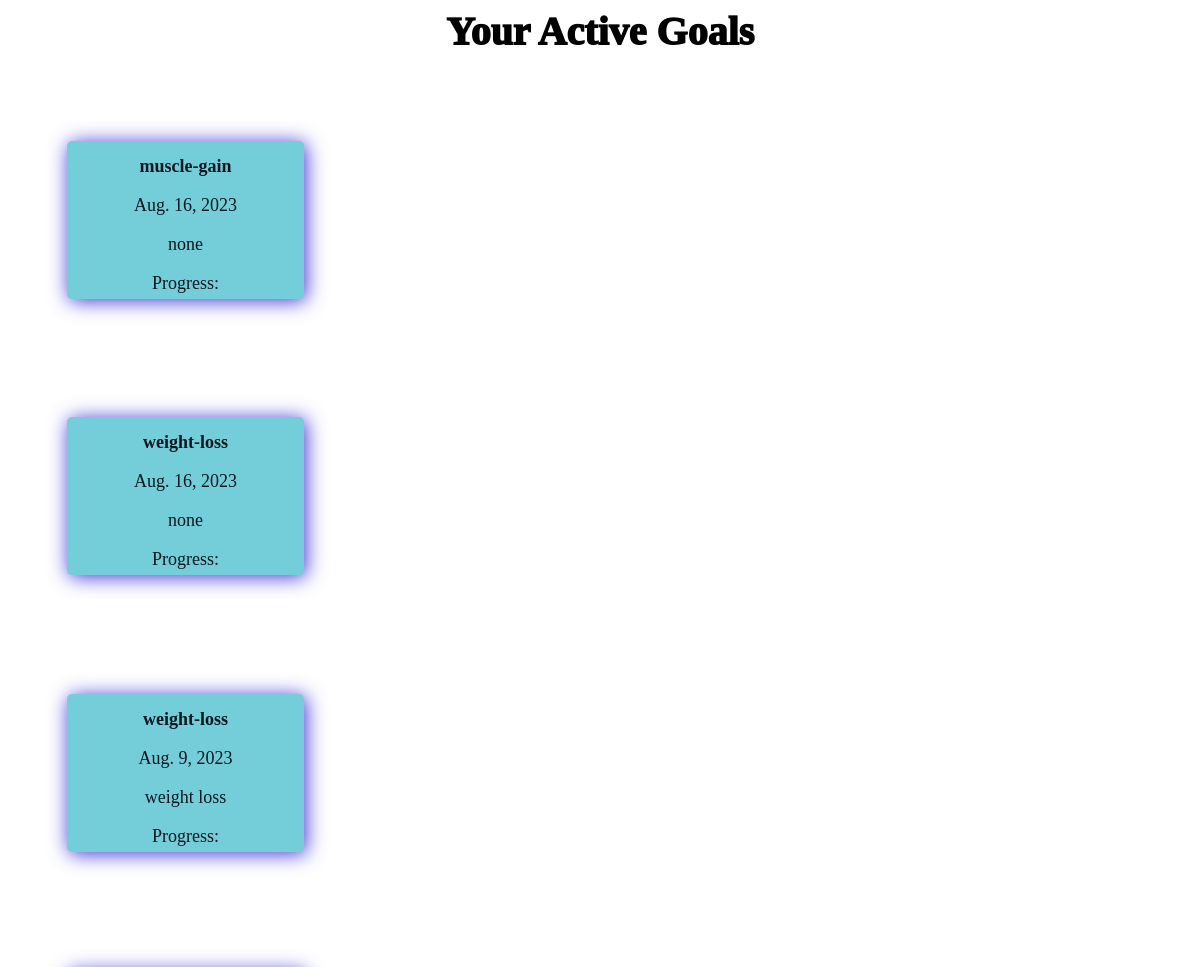
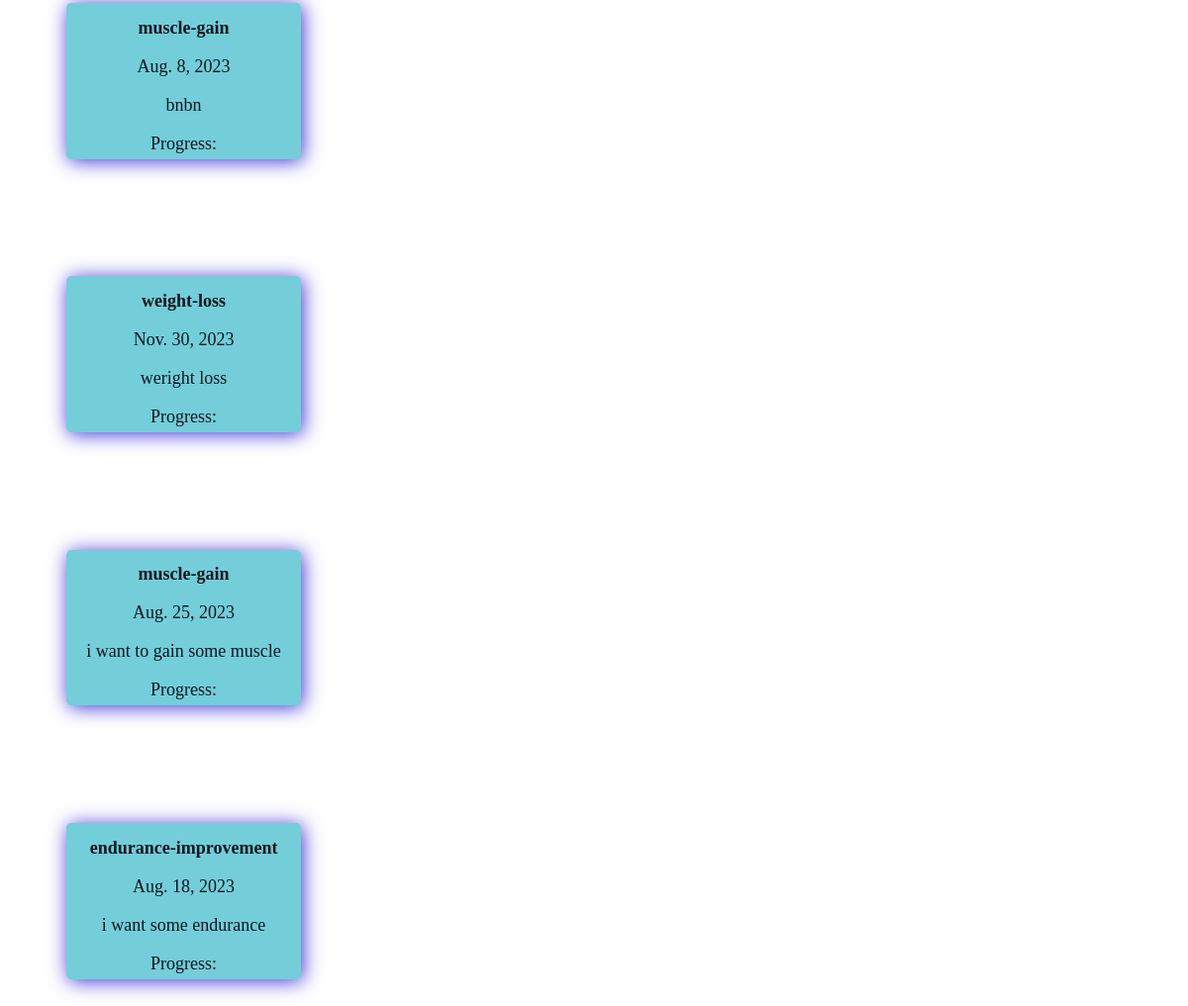
Screenshot of /active_goal/ (signed in) with the database file from the repository (2 pictures, top to bottom).
### tracker/models.py (models this page shows, shortened)
class Goal(models.Model):
  goal_type = models.CharField(max_length=255)
  target_date = models.DateField()
  specific_objectives = models.TextField()
  user = models.ForeignKey(
    'auth.User',
    on_delete=models.CASCADE,
  )
  is_active = models.BooleanField(default=True)

### tracker/views.py (the view)
# urls.py: path('active_goal/', views.goals, name='active_goal'),
def goals(request):
  active_goals = Goal.objects.filter(user=request.user, is_active=True)
  return render(request, 'active_goals.html', {
    'active_goals': active_goals,
  })

### templates/active_goals.html (shortened to what this page needs)
{% load static %}
<body>
<h1>Your Active Goals</h1>
<link rel="stylesheet" href="{% static 'active_goal.css' %}">
{% for goal in active_goals %}
<div class="main">
  <div class="card">
    <div class="h2">
    <h2>{{ goal.goal_type }}</h2></div>
    <div class="tp">
    <p>{{ goal.target_date }}</p></div>
    <div class="obj">
    <p>{{ goal.specific_objectives }}</p></div>
    <div class="prog">
    <p>Progress: {{ goal.progress }}</p></div>
    </div>
  </div>
{% endfor %}
</body>

### static/active_goal.css (style rules this page uses)
body { background-image: url('https://images.unsplash.com/photo-1537992561657-1ba032dded15?ixlib=rb-4.0.3&ixid=M3wxMjA3fDB8MHxzZWFyY2h8Mjl8fGdvYWx8ZW58MHx8MHx8fDA%3D&auto=format&fit=crop&w=500&q=60'); background-repeat: no-repeat; background-size: cover; }
.card { background-size: cover; background-color: rgb(115, 206, 218); color: rgb(11, 23, 31); width: 20%; display: inline-block; box-shadow: 2px 2px 20px rgb(62, 52, 212); border-radius: 5px; margin: 5%; }
h1 { text-align: center; font-weight: 1000; font-size: 40px; }
.card h2 { text-align: center; font-size: 18px; margin-bottom: 10px; }
.card p { font-size: 18px; text-align: center; margin-bottom: 5px; }
h1 { text-align: center; margin-top: 20px; }

### rows the page displays
Goal: goal_type "muscle-gain", target_date "Aug. 16, 2023", specific_objectives "none"
Goal: goal_type "weight-loss", target_date "Aug. 16, 2023", specific_objectives "none"
Goal: goal_type "weight-loss", target_date "Aug. 9, 2023", specific_objectives "weight loss"
Goal: goal_type "muscle-gain", target_date "Aug. 8, 2023", specific_objectives "bnbn"
Goal: goal_type "weight-loss", target_date "Nov. 30, 2023", specific_objectives "weright loss"
Goal: goal_type "muscle-gain", target_date "Aug. 25, 2023", specific_objectives "i want to gain some muscle"
Goal: goal_type "endurance-improvement", target_date "Aug. 18, 2023", specific_objectives "i want some endurance"
